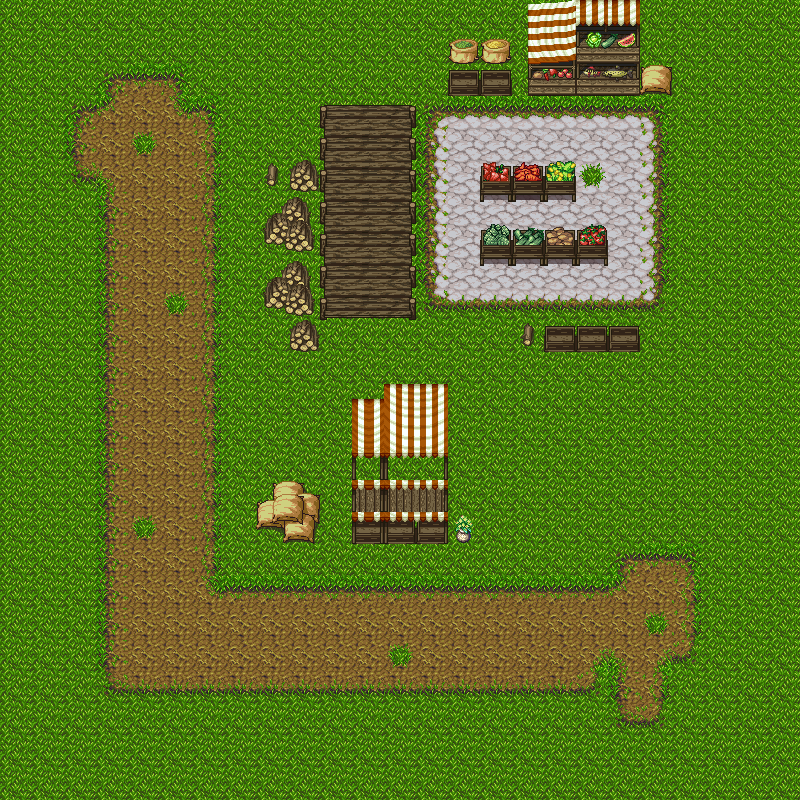

This is a level from a 2D game, rendered from its Tiled map with the project's own tilesets. A one-line summary and the complete map file follow:
An orthogonal 25x25 tile map with 32x32 px tiles, 2 tile layers (Ground, Buildings).

<map version="1.2" tiledversion="1.3.4" orientation="orthogonal" renderorder="right-down" width="25" height="25" tilewidth="32" tileheight="32" infinite="0" nextlayerid="4" nextobjectid="1">
 <tileset firstgid="1" name="fantasy-tiles" tilewidth="32" tileheight="32" tilecount="256" columns="16">
  <image source="fantasy-tiles.png" width="512" height="512" />
 </tileset>
 <layer id="1" name="Ground" width="25" height="25">
  <data encoding="csv">
178,178,178,178,178,178,178,178,178,178,178,178,178,178,178,178,178,178,178,178,178,178,178,178,178,
178,178,178,178,178,178,178,178,178,178,178,178,178,178,178,178,178,178,178,178,178,178,178,178,178,
178,178,178,90,91,92,178,178,178,178,178,178,178,178,178,178,178,178,178,178,178,178,178,178,178,
178,178,90,75,107,74,12,178,178,178,178,178,178,84,85,85,85,85,85,85,86,178,178,178,178,
178,178,106,107,76,107,28,178,178,178,178,178,178,100,98,98,98,98,98,98,102,178,178,178,178,
178,178,122,59,107,107,28,178,178,178,178,178,178,100,98,98,98,98,150,98,102,178,178,178,178,
178,178,178,106,107,107,108,178,178,178,178,178,178,100,98,98,98,98,98,98,102,178,178,178,178,
178,178,178,106,107,107,108,178,178,178,178,178,178,100,98,98,98,98,98,98,102,178,178,178,178,
178,178,178,106,107,107,108,178,178,178,178,178,178,100,98,98,98,98,98,98,102,178,178,178,178,
178,178,178,106,107,76,108,178,178,178,178,178,178,116,117,117,117,117,117,117,118,178,178,178,178,
178,178,178,106,107,107,108,178,178,178,178,178,178,178,178,178,178,178,178,178,178,178,178,178,178,
178,178,178,106,107,107,108,178,178,178,178,178,178,178,178,178,178,178,178,178,178,178,178,178,178,
178,178,178,106,107,107,108,178,178,178,178,178,178,178,178,178,178,178,178,178,178,178,178,178,178,
178,178,178,106,107,107,108,178,178,178,178,178,178,178,178,178,178,178,178,178,178,178,178,178,178,
178,178,178,106,107,107,108,178,178,178,178,178,178,178,178,178,178,178,178,178,178,178,178,178,178,
178,178,178,106,107,107,108,178,178,178,178,178,178,178,178,178,178,178,178,178,178,178,178,178,178,
178,178,178,106,76,107,108,178,178,178,178,178,178,178,178,178,178,178,178,178,178,178,178,178,178,
178,178,178,106,107,107,108,178,178,178,178,178,178,178,178,178,178,178,178,90,91,92,178,178,178,
178,178,178,106,107,107,74,91,91,91,91,91,91,91,91,91,91,91,91,75,107,28,178,178,178,
178,178,178,106,107,107,107,107,107,107,107,107,107,107,107,107,107,107,107,107,76,28,178,178,178,
178,178,178,106,107,107,107,107,107,107,107,107,76,107,107,107,107,107,58,59,58,124,178,178,178,
178,178,178,122,123,123,123,123,123,123,123,123,123,123,123,123,123,123,124,106,28,178,178,178,178,
178,178,178,178,178,178,178,178,178,178,178,178,178,178,178,178,178,178,178,122,124,178,178,178,178,
178,178,178,178,178,178,178,178,178,178,178,178,178,178,178,178,178,178,178,178,178,178,178,178,178,
178,178,178,178,178,178,178,178,178,178,178,178,178,178,178,178,178,178,178,178,178,178,178,178,178
</data>
 </layer>
 <layer id="3" name="Buildings" width="25" height="25">
  <data encoding="csv">
0,0,0,0,0,0,0,0,0,0,0,0,0,0,0,0,13,14,16,16,0,0,0,0,0,
0,0,0,0,0,0,0,0,0,0,0,0,0,0,168,169,29,30,31,32,0,0,0,0,0,
0,0,0,0,0,0,0,0,0,0,0,0,0,0,159,159,45,46,47,48,140,0,0,0,0,
0,0,0,0,0,0,0,0,0,0,180,181,182,0,0,0,0,0,0,0,0,0,0,0,0,
0,0,0,0,0,0,0,0,0,0,196,197,198,0,0,0,0,0,0,0,0,0,0,0,0,
0,0,0,0,0,0,0,0,167,165,196,197,198,0,0,157,158,160,0,0,0,0,0,0,0,
0,0,0,0,0,0,0,0,184,185,196,197,198,0,0,173,174,175,0,0,0,0,0,0,0,
0,0,0,0,0,0,0,0,200,201,196,197,198,0,0,125,126,127,128,0,0,0,0,0,0,
0,0,0,0,0,0,0,0,184,185,196,197,198,0,0,141,142,143,144,0,0,0,0,0,0,
0,0,0,0,0,0,0,0,200,201,212,213,214,0,0,0,0,0,0,0,0,0,0,0,0,
0,0,0,0,0,0,0,0,0,165,0,0,0,0,0,0,167,159,159,159,0,0,0,0,0,
0,0,0,0,0,0,0,0,0,0,0,0,0,0,0,0,0,0,0,0,0,0,0,0,0,
0,0,0,0,0,0,0,0,0,0,0,190,191,192,0,0,0,0,0,0,0,0,0,0,0,
0,0,0,0,0,0,0,0,0,0,0,206,207,208,0,0,0,0,0,0,0,0,0,0,0,
0,0,0,0,0,0,0,0,0,0,0,222,223,224,0,0,0,0,0,0,0,0,0,0,0,
0,0,0,0,0,0,0,0,138,139,0,238,239,240,0,0,0,0,0,0,0,0,0,0,0,
0,0,0,0,0,0,0,0,154,155,0,254,255,256,156,0,0,0,0,0,0,0,0,0,0,
0,0,0,0,0,0,0,0,0,0,0,0,0,0,0,0,0,0,0,0,0,0,0,0,0,
0,0,0,0,0,0,0,0,0,0,0,0,0,0,0,0,0,0,0,0,0,0,0,0,0,
0,0,0,0,0,0,0,0,0,0,0,0,0,0,0,0,0,0,0,0,0,0,0,0,0,
0,0,0,0,0,0,0,0,0,0,0,0,0,0,0,0,0,0,0,0,0,0,0,0,0,
0,0,0,0,0,0,0,0,0,0,0,0,0,0,0,0,0,0,0,0,0,0,0,0,0,
0,0,0,0,0,0,0,0,0,0,0,0,0,0,0,0,0,0,0,0,0,0,0,0,0,
0,0,0,0,0,0,0,0,0,0,0,0,0,0,0,0,0,0,0,0,0,0,0,0,0,
0,0,0,0,0,0,0,0,0,0,0,0,0,0,0,0,0,0,0,0,0,0,0,0,0
</data>
 </layer>
</map>
